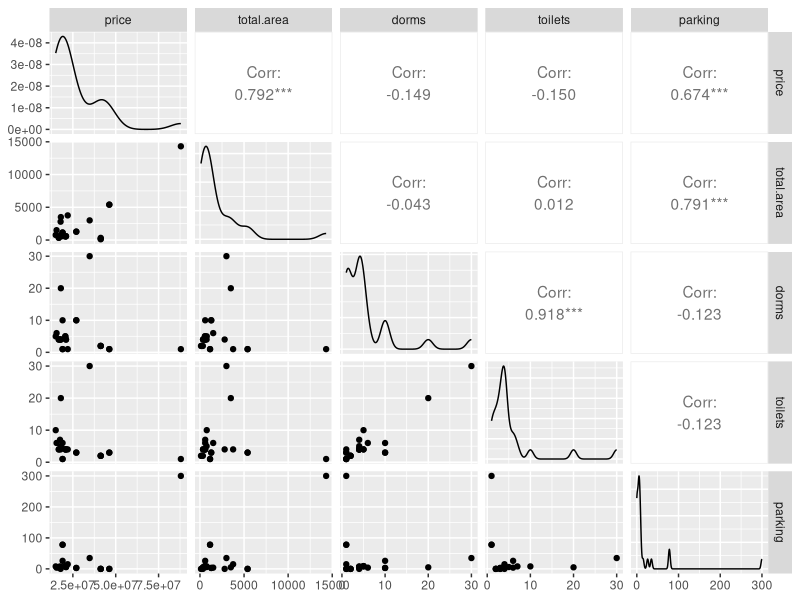
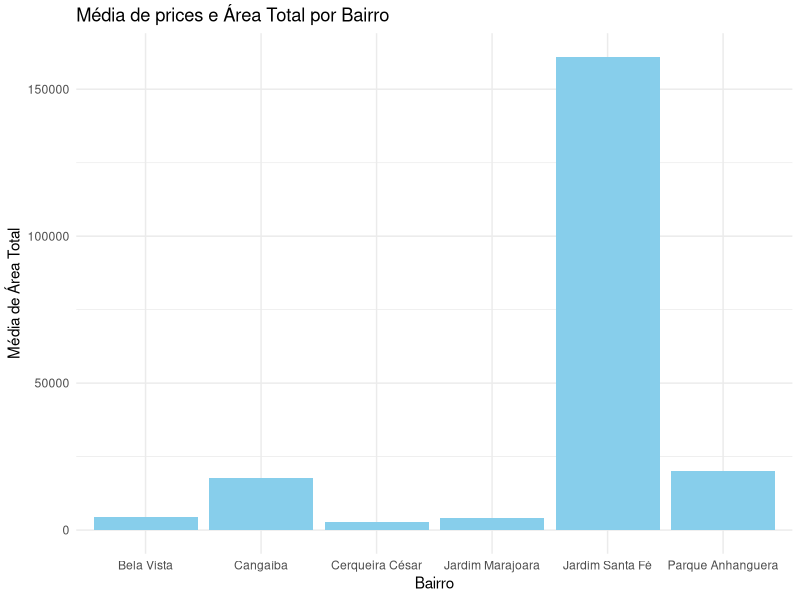
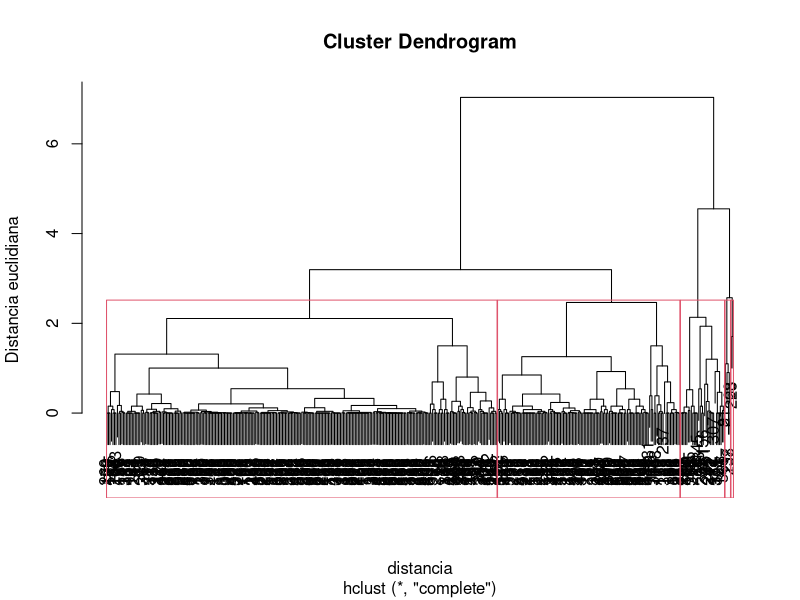
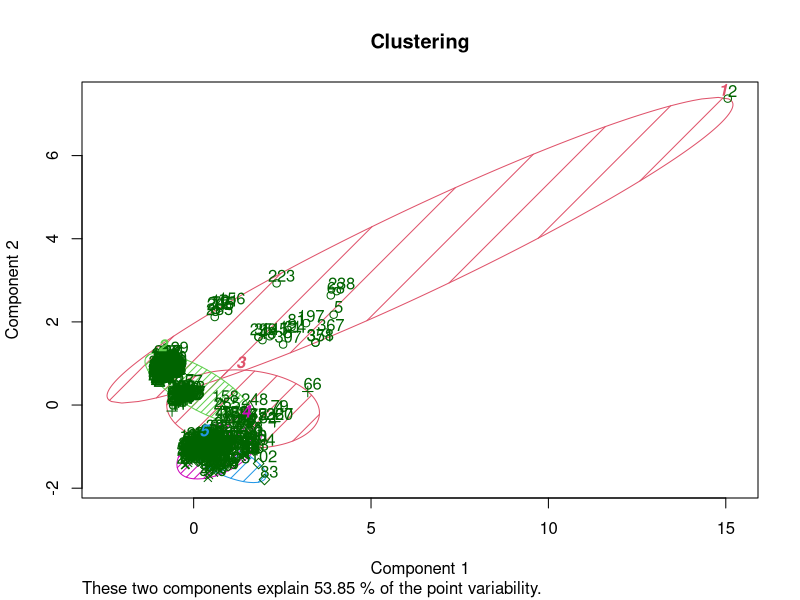

These figures' R source, in order:
## ---- chunk 1
library(tidyverse)
library(knitr)
library(ggplot2)   # Fazer gráficos
library(GGally)    # Novo: análise de correlação
library(car)       # Novo: Indica a presença de multicolinearidade (calculo do VIF)
library(MASS)      # Novo: Selecionar variáveis
library(lmtest)    # Novo: Testes específicos de regressão
library(readxl)
library(dplyr)
library(RColorBrewer)
library(viridis)

opts_chunk$set(echo = TRUE)

fonte <- read.csv("fonte.csv", sep = ";")
## ---- chunk 2
dados = fonte[,1:8] %>% filter(source == 'vivareal') %>% drop_na()

dados$source_id = NULL
dados$timestamp = NULL
dados$source = NULL
## ---- chunk 3
ggpairs(dados)
## ---- chunk 4
modelo1 = lm(price ~ total.area + dorms
             + parking + toilets, data = dados)
kable(round(vif(modelo1),2), caption = "VIF com todas as variáveis")
## ---- chunk 5
# Removendo toilets
modelo2 = lm(price ~ total.area + dorms
             + parking, data = dados)
kable(round(vif(modelo2),2), caption = "VIF sem toilets")
## ---- chunk 6
selecao = stepAIC(modelo2, direction = "backward")
## ---- chunk 7
modelo3 = lm(selecao$call, data = dados)

resultado = summary(modelo3)

kable(round(resultado$coefficients,2), caption = "Resultados finais")
## ---- chunk 8
dados <- read_excel("todososimoveiseditado.xlsx")[,4:13] 

dados$dorms = NULL
dados$toilets = NULL
dados$parking = NULL
dados$address = NULL
dados$lat = NULL
dados$lng = NULL

dados = drop_na(dados)

# Calcule as médias por bairro
dados_agrupados <- dados %>%
  group_by(Bairro) %>%
  summarise_at(vars(price, `total area`), mean)

dados_agrupados$media_preco = dados_agrupados$price
dados_agrupados$media_area = dados_agrupados$`total area`

# Selecione os top 10 bairros com maiores prices
top_10_bairros <- dados_agrupados %>%
  arrange(desc(media_preco)) %>%
  filter(Bairro != 'Higienópolis') %>%
  head(6)

# Crie o gráfico de barras
paleta_cores = brewer.pal(9, "Blues")

ggplot(top_10_bairros, aes(x = Bairro, y = media_area, fill = media_area)) +
  geom_bar(stat = "identity", fill = "skyblue") +
  scale_fill_viridis_c() +
  labs(title = "Média de prices e Área Total por Bairro",
       x = "Bairro",
       y = "Média de Área Total") +
  theme_minimal() +
  theme(legend.position = "none") +
  scale_y_continuous(labels = function(x) format(x, scientific = FALSE))
## ---- chunk 9
library(cluster)

dados3 <- read_excel("todososimoveiseditado.xlsx")[,4:13] 

dados3$dorms = NULL
dados3$toilets = NULL
dados3$parking = NULL
dados3$address = NULL
dados3$lat = NULL
dados3$lng = NULL

dados3 = drop_na(dados3)

dados_cluster <- dados3[, c("Type", "price")]

mapeamento = c("Casa" = 1, "Predio" = 2, "Terreno" = 3, "Apartamento" = 4)

dados_cluster$Type = mapeamento[dados3$Type]

dados_cluster = scale(dados_cluster)

distancia = dist(dados_cluster)

h = hclust(distancia, method = "complete")

plot(h, ylab = "Distancia euclidiana")
rect.hclust(h, k = 5)
## ---- chunk 10
grupos = kmeans(dados_cluster, 5) # quantos clusters?

dados3$cluster = grupos$cluster # associa o numero do cluster aos dados

# library(cluster)
clusplot(dados3, grupos$cluster, color=TRUE, shade=TRUE, labels=2, lines=0, main = "Clustering")
